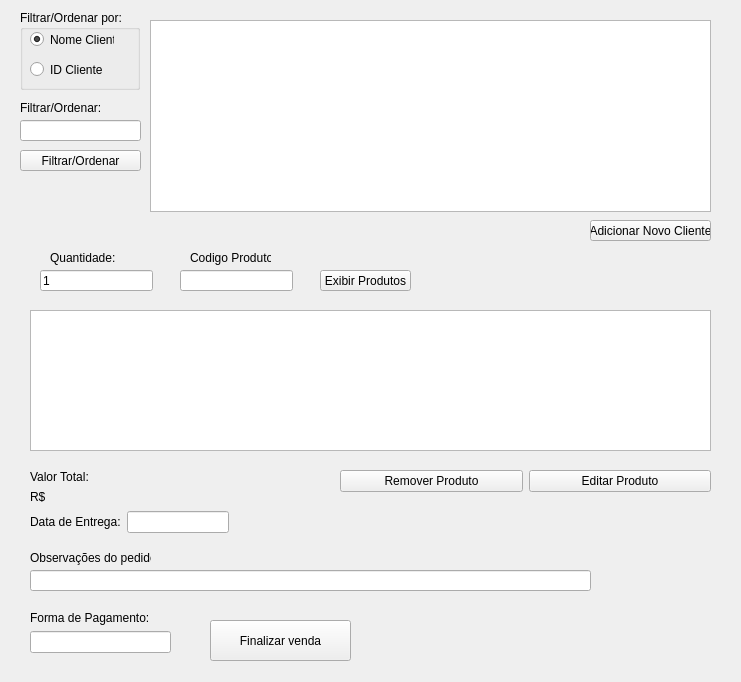
<?xml version="1.0" encoding="UTF-8"?>
<ui version="4.0">
 <class>novavenda</class>
 <widget class="QDialog" name="novavenda">
  <property name="geometry">
   <rect>
    <x>0</x>
    <y>0</y>
    <width>741</width>
    <height>682</height>
   </rect>
  </property>
  <property name="windowTitle">
   <string>Dialog</string>
  </property>
  <widget class="QLineEdit" name="txt_qtd">
   <property name="geometry">
    <rect>
     <x>40</x>
     <y>270</y>
     <width>113</width>
     <height>21</height>
    </rect>
   </property>
   <property name="text">
    <string>1</string>
   </property>
  </widget>
  <widget class="QLineEdit" name="txt_cod">
   <property name="geometry">
    <rect>
     <x>180</x>
     <y>270</y>
     <width>113</width>
     <height>21</height>
    </rect>
   </property>
  </widget>
  <widget class="QTableWidget" name="tw_prod">
   <property name="geometry">
    <rect>
     <x>30</x>
     <y>310</y>
     <width>681</width>
     <height>141</height>
    </rect>
   </property>
  </widget>
  <widget class="QPushButton" name="btn_finalizar">
   <property name="geometry">
    <rect>
     <x>210</x>
     <y>620</y>
     <width>141</width>
     <height>41</height>
    </rect>
   </property>
   <property name="text">
    <string>Finalizar venda</string>
   </property>
   <property name="autoDefault">
    <bool>false</bool>
   </property>
  </widget>
  <widget class="QPushButton" name="pushButton_4">
   <property name="geometry">
    <rect>
     <x>320</x>
     <y>270</y>
     <width>91</width>
     <height>21</height>
    </rect>
   </property>
   <property name="text">
    <string>Exibir Produtos</string>
   </property>
   <property name="autoDefault">
    <bool>false</bool>
   </property>
  </widget>
  <widget class="QLabel" name="label">
   <property name="geometry">
    <rect>
     <x>50</x>
     <y>250</y>
     <width>81</width>
     <height>16</height>
    </rect>
   </property>
   <property name="text">
    <string>Quantidade:</string>
   </property>
  </widget>
  <widget class="QLabel" name="label_2">
   <property name="geometry">
    <rect>
     <x>190</x>
     <y>250</y>
     <width>81</width>
     <height>16</height>
    </rect>
   </property>
   <property name="text">
    <string>Codigo Produto:</string>
   </property>
  </widget>
  <widget class="QLineEdit" name="txt_obs">
   <property name="geometry">
    <rect>
     <x>30</x>
     <y>570</y>
     <width>561</width>
     <height>21</height>
    </rect>
   </property>
  </widget>
  <widget class="QLabel" name="label_5">
   <property name="geometry">
    <rect>
     <x>30</x>
     <y>550</y>
     <width>121</width>
     <height>16</height>
    </rect>
   </property>
   <property name="text">
    <string>Observações do pedido:</string>
   </property>
  </widget>
  <widget class="QWidget" name="layoutWidget">
   <property name="geometry">
    <rect>
     <x>30</x>
     <y>470</y>
     <width>251</width>
     <height>34</height>
    </rect>
   </property>
   <layout class="QVBoxLayout" name="verticalLayout">
    <item>
     <widget class="QLabel" name="label_3">
      <property name="text">
       <string>Valor Total:</string>
      </property>
     </widget>
    </item>
    <item>
     <widget class="QLabel" name="lb_tot">
      <property name="text">
       <string>R$</string>
      </property>
     </widget>
    </item>
   </layout>
  </widget>
  <widget class="QWidget" name="layoutWidget">
   <property name="geometry">
    <rect>
     <x>30</x>
     <y>510</y>
     <width>199</width>
     <height>24</height>
    </rect>
   </property>
   <layout class="QHBoxLayout" name="horizontalLayout">
    <item>
     <widget class="QLabel" name="label_4">
      <property name="text">
       <string>Data de Entrega:</string>
      </property>
     </widget>
    </item>
    <item>
     <widget class="QLineEdit" name="txt_dataentrega"/>
    </item>
   </layout>
  </widget>
  <widget class="QWidget" name="layoutWidget">
   <property name="geometry">
    <rect>
     <x>30</x>
     <y>610</y>
     <width>141</width>
     <height>43</height>
    </rect>
   </property>
   <layout class="QVBoxLayout" name="verticalLayout_3">
    <item>
     <widget class="QLabel" name="label_6">
      <property name="text">
       <string>Forma de Pagamento:</string>
      </property>
     </widget>
    </item>
    <item>
     <widget class="QLineEdit" name="txt_pag"/>
    </item>
   </layout>
  </widget>
  <widget class="QTableWidget" name="tw_clientes">
   <property name="geometry">
    <rect>
     <x>150</x>
     <y>20</y>
     <width>561</width>
     <height>192</height>
    </rect>
   </property>
  </widget>
  <widget class="QGroupBox" name="groupBox">
   <property name="geometry">
    <rect>
     <x>20</x>
     <y>10</y>
     <width>120</width>
     <height>80</height>
    </rect>
   </property>
   <property name="title">
    <string>Filtrar/Ordenar por:</string>
   </property>
   <widget class="QRadioButton" name="rb_nome">
    <property name="geometry">
     <rect>
      <x>10</x>
      <y>20</y>
      <width>84</width>
      <height>19</height>
     </rect>
    </property>
    <property name="text">
     <string>Nome Cliente</string>
    </property>
    <property name="checked">
     <bool>true</bool>
    </property>
   </widget>
   <widget class="QRadioButton" name="rb_cod">
    <property name="geometry">
     <rect>
      <x>10</x>
      <y>50</y>
      <width>84</width>
      <height>19</height>
     </rect>
    </property>
    <property name="text">
     <string>ID Cliente</string>
    </property>
   </widget>
  </widget>
  <widget class="QLineEdit" name="txt_filtrar">
   <property name="geometry">
    <rect>
     <x>20</x>
     <y>120</y>
     <width>121</width>
     <height>21</height>
    </rect>
   </property>
   <property name="text">
    <string/>
   </property>
  </widget>
  <widget class="QPushButton" name="btn_filtrar">
   <property name="geometry">
    <rect>
     <x>20</x>
     <y>150</y>
     <width>121</width>
     <height>21</height>
    </rect>
   </property>
   <property name="text">
    <string>Filtrar/Ordenar</string>
   </property>
   <property name="autoDefault">
    <bool>false</bool>
   </property>
  </widget>
  <widget class="QPushButton" name="add_new_cliente">
   <property name="geometry">
    <rect>
     <x>590</x>
     <y>220</y>
     <width>121</width>
     <height>21</height>
    </rect>
   </property>
   <property name="text">
    <string>Adicionar Novo Cliente</string>
   </property>
   <property name="autoDefault">
    <bool>false</bool>
   </property>
  </widget>
  <widget class="QLabel" name="label_7">
   <property name="geometry">
    <rect>
     <x>20</x>
     <y>100</y>
     <width>81</width>
     <height>16</height>
    </rect>
   </property>
   <property name="text">
    <string>Filtrar/Ordenar:</string>
   </property>
  </widget>
  <widget class="QWidget" name="layoutWidget">
   <property name="geometry">
    <rect>
     <x>340</x>
     <y>470</y>
     <width>371</width>
     <height>23</height>
    </rect>
   </property>
   <layout class="QHBoxLayout" name="horizontalLayout_2">
    <item>
     <widget class="QPushButton" name="btn_excluir">
      <property name="text">
       <string>Remover Produto</string>
      </property>
      <property name="autoDefault">
       <bool>false</bool>
      </property>
     </widget>
    </item>
    <item>
     <widget class="QPushButton" name="btn_editar">
      <property name="text">
       <string>Editar Produto</string>
      </property>
      <property name="autoDefault">
       <bool>false</bool>
      </property>
     </widget>
    </item>
   </layout>
  </widget>
 </widget>
 <resources/>
 <connections/>
</ui>
